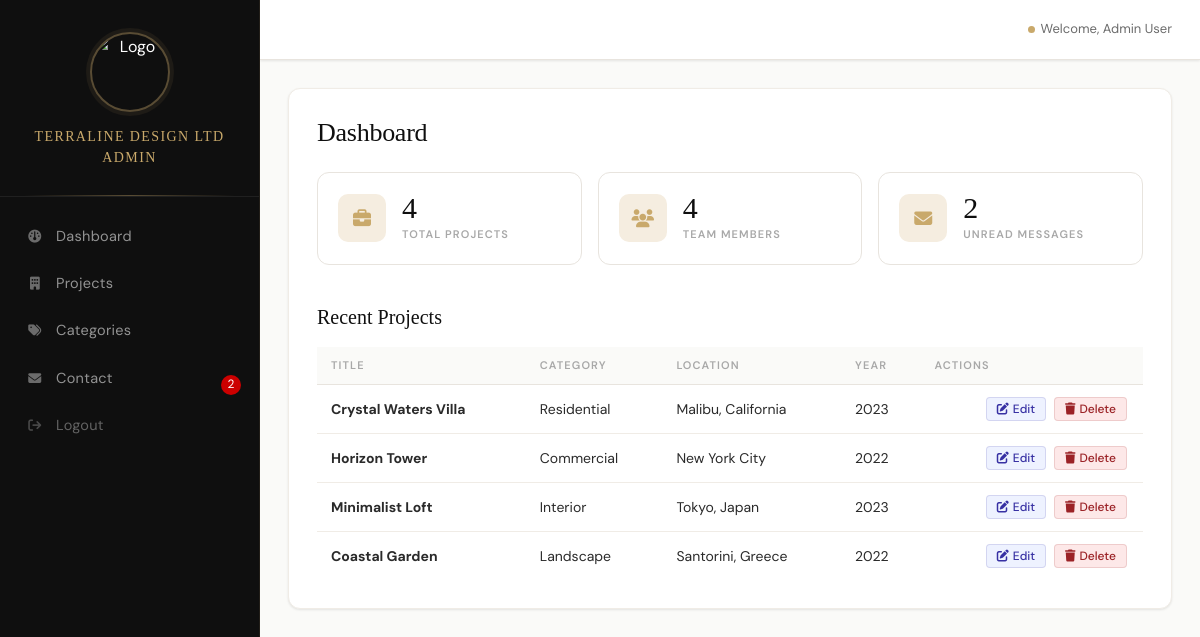
/admin/index.php (signed in), run on the app's committed database.
### tables this page shows
CREATE TABLE `projects` (
  `id` int(11) NOT NULL,
  `title` varchar(200) NOT NULL,
  `slug` varchar(200) NOT NULL,
  `category_id` int(11) DEFAULT NULL,
  `location` varchar(255) DEFAULT NULL,
  `year` int(11) DEFAULT NULL,
  `area` varchar(100) DEFAULT NULL,
  `client` varchar(200) DEFAULT NULL,
  `description` text DEFAULT NULL,
  `featured_img` varchar(255) DEFAULT NULL,
  `created_at` timestamp NOT NULL DEFAULT current_timestamp(),
  `is_featured` tinyint(1) DEFAULT 0
);

CREATE TABLE `categories` (
  `id` int(11) NOT NULL,
  `name` varchar(50) NOT NULL,
  `slug` varchar(50) NOT NULL,
  `created_at` timestamp NOT NULL DEFAULT current_timestamp()
);

### admin/index.php (the view, shortened to what this page needs)
<?php
$db = Database::getInstance()->getConnection();
$projectsCount = $db->query("SELECT COUNT(*) FROM projects")->fetchColumn();
$teamCount = $db->query("SELECT COUNT(*) FROM team")->fetchColumn();
$submissionsCount = $db->query("SELECT COUNT(*) FROM contact_submissions WHERE is_read = 0")->fetchColumn();
include __DIR__ . '/includes/header.php';
?>
<div class="admin-content">
    <h1 class="dashboard-title">Dashboard</h1>
    <div class="stats-grid enhanced-stats">
        <div class="stat-card stat-projects">
            <div class="stat-icon"><i class="fas fa-briefcase"></i></div>
            <div class="stat-details">
                <h3><?php echo $projectsCount; ?></h3>
                <p>Total Projects</p>
            </div>
        </div>
        <div class="stat-card stat-team">
            <div class="stat-icon"><i class="fas fa-users"></i></div>
            <div class="stat-details">
                <h3><?php echo $teamCount; ?></h3>
                <p>Team Members</p>
            </div>
        </div>
        <div class="stat-card stat-messages">
            <div class="stat-icon"><i class="fas fa-envelope"></i></div>
            <div class="stat-details">
                <h3><?php echo $submissionsCount; ?></h3>
                <p>Unread Messages</p>
            </div>
        </div>
    </div>
    <div class="recent-section enhanced-table">
        <h2 class="section-title">Recent Projects</h2>
        <table class="data-table modern-table">
            <thead>
                <tr>
                    <th>Title</th>
                    <th>Category</th>
                    <th>Location</th>
                    <th>Year</th>
                    <th>Actions</th>
                </tr>
            </thead>
            <tbody>
                <?php
                $recent = $db->query("
                    SELECT p.*, c.name as category_name
                    FROM projects p
                    LEFT JOIN categories c ON p.category_id = c.id
                    ORDER BY p.created_at DESC
                    LIMIT 5
                ")->fetchAll();
                foreach ($recent as $project):
                ?>
                <tr>
                    <td data-label="Title"><strong><?php echo htmlspecialchars($project['title']); ?></strong></td>
                    <td data-label="Category"><?php echo htmlspecialchars($project['category_name']); ?></td>
                    <td data-label="Location"><?php echo htmlspecialchars($project['location']); ?></td>
                    <td data-label="Year"><?php echo htmlspecialchars($project['year']); ?></td>
                    <td class="actions">
                        <a href="projects.php?edit=<?php echo $project['id']; ?>" class="btn-small btn-edit"><i class="fas fa-edit"></i> Edit</a>
                        <a href="projects.php?delete=<?php echo $project['id']; ?>" class="btn-small btn-delete" onclick="return confirm('Are you sure?')"><i class="fas fa-trash"></i> Delete</a>
                    </td>
                </tr>
                <?php endforeach; ?>
            </tbody>
        </table>
    </div>
</div>
<?php include __DIR__ . '/includes/footer.php'; ?>

### admin/includes/header.php (shortened to what this page needs)
<!DOCTYPE html>
<html lang="en">
<head>
    <link rel="stylesheet" href="/architecture-firm/assets/css/admin.css?v=2">
    <link rel="stylesheet" href="https://cdnjs.cloudflare.com/ajax/libs/font-awesome/6.4.0/css/all.min.css">
</head>
<body>
    <?php
    $db = Database::getInstance()->getConnection();
    $unreadCount = $db->query("SELECT COUNT(*) FROM contact_submissions WHERE is_read = 0")->fetchColumn();
    ?>
    <div class="admin-wrapper">
        <aside class="sidebar" id="adminSidebar">
            <div class="sidebar-header">
                <img src="/architecture-firm/assets/images/logo-white.png" alt="Logo" class="sidebar-logo">
                <h2>TerraLine Design Ltd Admin</h2>
            </div>
            <nav class="sidebar-nav">
                <ul>
                    <li><a href="index.php"><i class="fas fa-dashboard"></i> Dashboard</a></li>
                    <li><a href="projects.php"><i class="fas fa-building"></i> Projects</a></li>
                    <li><a href="categories.php"><i class="fas fa-tags"></i> Categories</a></li>
                    <li>
                        <a href="submissions.php"><i class="fas fa-envelope"></i> Contact
                            <?php if ($unreadCount > 0): ?>
                                <span style="background:#c00;color:#fff;border-radius:10px;padding:2px 4px;font-size:12px;position:absolute;right:18px;top:20px;width:20px;height:20px;display:flex;align-items:center;justify-content:center;" title="<?php echo $unreadCount; ?> unread submissions">
                                    <?php echo $unreadCount; ?>
                                </span>
                            <?php endif; ?>
                        </a>
                    </li>
                    <li><a href="logout.php"><i class="fas fa-sign-out"></i> Logout</a></li>
                </ul>
            </nav>
        </aside>
        <main class="admin-main">
            <header class="admin-topbar">
                <div class="topbar-right">
                    <span>Welcome, <?php echo isset($_SESSION['user_name']) ? htmlspecialchars($_SESSION['user_name']) : 'Guest'; ?></span>
                </div>
            </header>
            <div class="admin-container">

### admin/includes/footer.php (shortened to what this page needs)
</div>
</main>
</div>
</body>
</html>

### data on the page
projects: title "Crystal Waters Villa", category.name "Residential", location "Malibu, California", year "2023"
projects: title "Horizon Tower", category.name "Commercial", location "New York City", year "2022"
projects: title "Minimalist Loft", category.name "Interior", location "Tokyo, Japan", year "2023"
projects: title "Coastal Garden", category.name "Landscape", location "Santorini, Greece", year "2022"

### other printed values
$unreadCount "2"
$_SESSION['user_name'] "Admin User"
$projectsCount "4"
$teamCount "4"
$submissionsCount "2"
